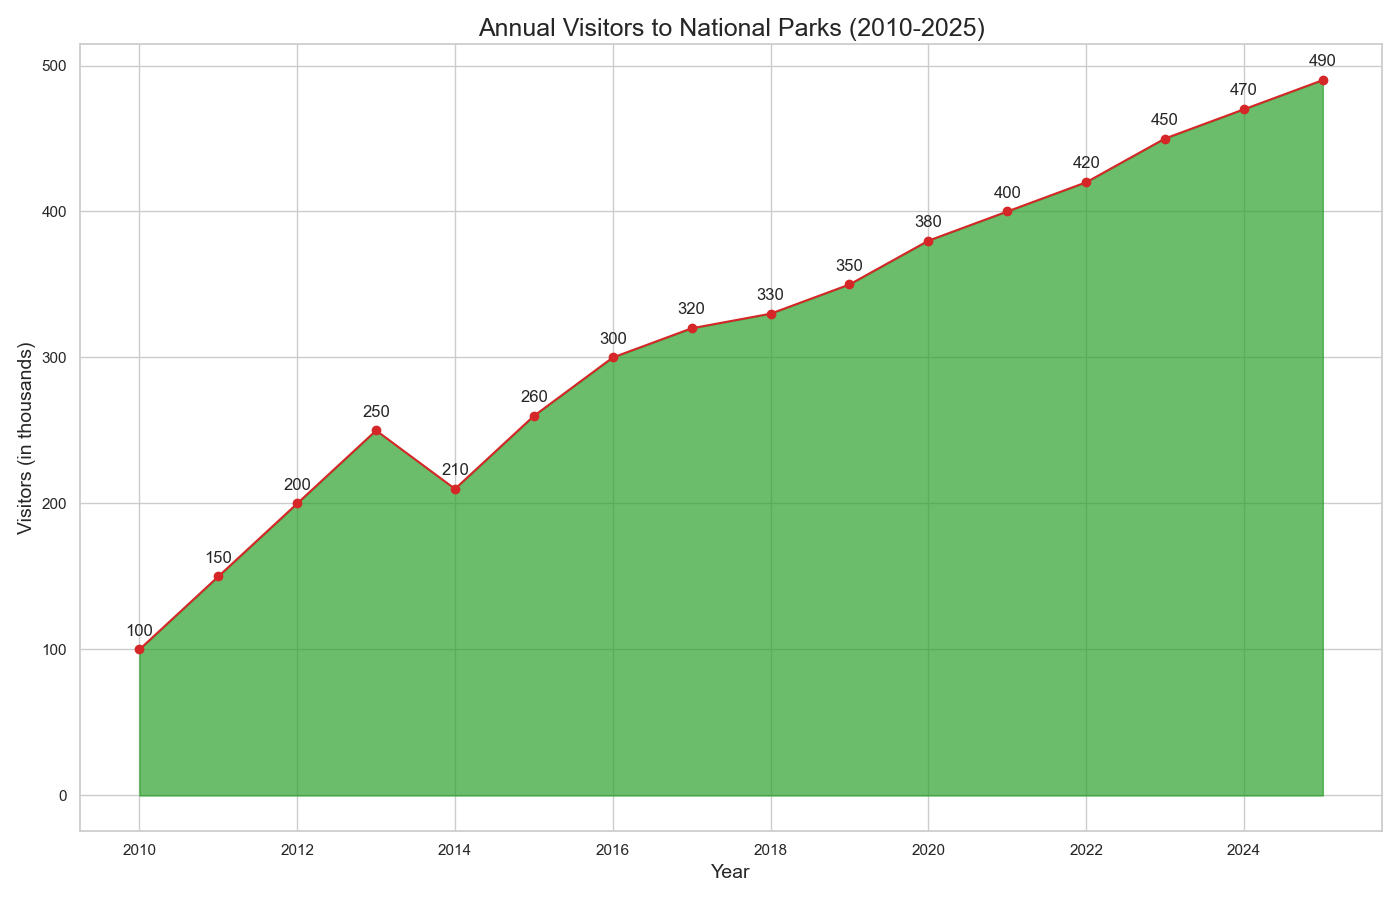

Here is the Python script that generated this plot:

import matplotlib.pyplot as plt
import pandas as pd

data = {
    'Year': [2010, 2011, 2012, 2013, 2014, 2015, 2016, 2017, 2018, 2019, 2020, 2021, 2022, 2023, 2024, 2025],
    'Visitors': [100, 150, 200, 250, 210, 260, 300, 320, 330, 350, 380, 400, 420, 450, 470, 490]
}

df = pd.DataFrame(data)

plt.figure(figsize=(14, 9))
plt.fill_between(df['Year'], df['Visitors'], color='#2ca02c', alpha=0.7)
plt.plot(df['Year'], df['Visitors'], color='#d62728', marker='o')

plt.title('Annual Visitors to National Parks (2010-2025)', fontsize=18)
plt.xlabel('Year', fontsize=14)
plt.ylabel('Visitors (in thousands)', fontsize=14)

for i, txt in enumerate(df['Visitors']):
    plt.annotate(txt, (df['Year'][i], df['Visitors'][i]), textcoords="offset points", xytext=(0,10), ha='center')

plt.grid(True)
plt.tight_layout()
plt.show()
